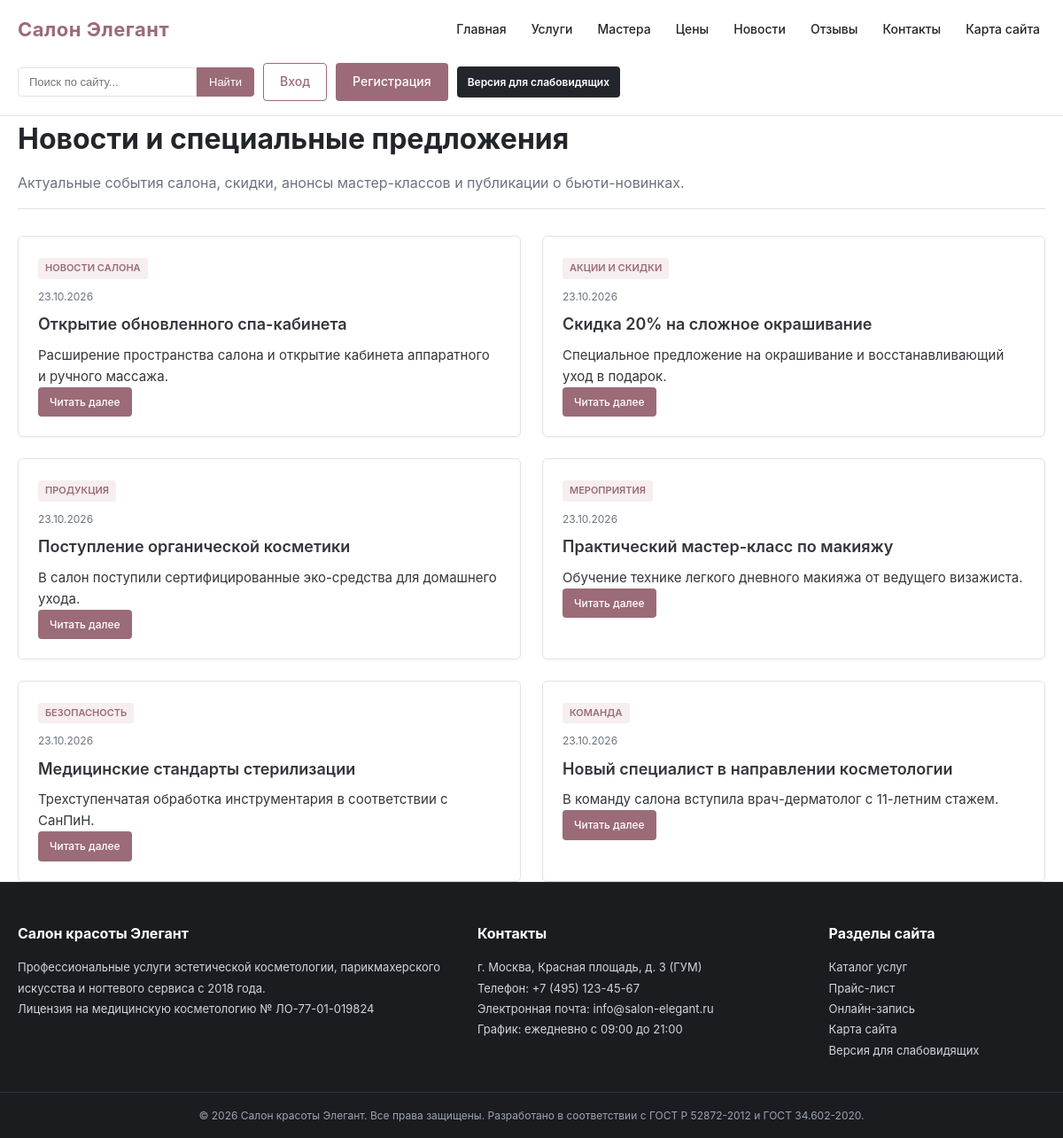
Page /news.php on the committed database.
### tables this page shows
CREATE TABLE IF NOT EXISTS news (
    id INT AUTO_INCREMENT PRIMARY KEY,
    category VARCHAR(50) NOT NULL,
    title VARCHAR(200) NOT NULL,
    summary VARCHAR(255),
    content TEXT NOT NULL,
    published_at TIMESTAMP DEFAULT CURRENT_TIMESTAMP
);

### includes/functions.php (called while the page is built, shortened)
<?php
function e($value): string {
    return htmlspecialchars((string)$value, ENT_QUOTES | ENT_HTML5, 'UTF-8');
}
function formatDate($dateString): string {
    $timestamp = strtotime((string)$dateString);
    return date('d.m.Y', $timestamp);
}

### news.php (the view, shortened to what this page needs)
<?php
require_once __DIR__ . '/includes/header.php';
$id = isset($_GET['id']) ? (int)$_GET['id'] : 0;
if ($id > 0) {
    $stmt = $pdo->prepare("SELECT * FROM news WHERE id = ?");
    $stmt->execute([$id]);
    $item = $stmt->fetch();
    if (!$item) {
        redirect('/404.php');
    }
    ?>
    <article class="single-article">
        <a href="/news.php" class="link-back">&larr; Вернуться к списку новостей</a>
        <div class="article-meta">
            <span class="category-tag"><?= e($item['category']) ?></span>
            <span class="date"><?= formatDate($item['published_at']) ?></span>
        </div>
        <h1><?= e($item['title']) ?></h1>
        <div class="article-content">
            <p><?= nl2br(e($item['content'])) ?></p>
        </div>
        <div class="article-actions">
            <a href="/booking.php" class="btn">Онлайн-запись</a>
        </div>
    </article>
    <?php
} else {
    $stmt = $pdo->query("SELECT * FROM news ORDER BY published_at DESC");
    $items = $stmt->fetchAll();
    ?>
    <div class="page-heading">
        <h1>Новости и специальные предложения</h1>
        <p>Актуальные события салона, скидки, анонсы мастер-классов и публикации о бьюти-новинках.</p>
    </div>
    <div class="grid grid-2">
        <?php foreach ($items as $n): ?>
            <div class="card news-card-full">
                <div class="article-meta">
                    <span class="category-tag"><?= e($n['category']) ?></span>
                    <span class="date"><?= formatDate($n['published_at']) ?></span>
                </div>
                <h3><?= e($n['title']) ?></h3>
                <p><?= e($n['summary']) ?></p>
                <a href="/news.php?id=<?= (int)$n['id'] ?>" class="btn btn-small">Читать далее</a>
            </div>
        <?php endforeach; ?>
    </div>
    <?php
}
require_once __DIR__ . '/includes/footer.php';
?>

### assets/css/style.css (style rules this page uses)
* { margin: 0; padding: 0; box-sizing: border-box; }
:root { --primary: #9b6b78; --primary-hover: #825460; --accent: #c59b6d; --dark: #22252a; --gray-bg: #f8f6f5; --gray-border: #e6e2e0; --text-main: #33363b; --text-muted: #6b7280; --white: #ffffff; --success: #15803d; --danger: #b91c1c; }
body { font-family: -apple-system, BlinkMacSystemFont, "Segoe UI", Roboto, Helvetica, Arial, sans-serif; color: var(--text-main); background-color: var(--white); line-height: 1.6; font-size: 15px; }
.btn { display: inline-block; padding: 9px 18px; background-color: var(--primary); color: var(--white); text-decoration: none; border: 1px solid transparent; border-radius: 4px; font-size: 14px; font-weight: 500; cursor: pointer; text-align: center; transition: background-color 0.2s, opacity 0.2s; }
.btn-small { padding: 6px 12px; font-size: 12px; }
h1 { font-size: 32px; font-weight: 700; color: var(--dark); margin-bottom: 12px; }
h3 { font-size: 18px; font-weight: 600; margin-bottom: 8px; }
.page-heading { margin-bottom: 30px; border-bottom: 1px solid var(--gray-border); padding-bottom: 16px; }
.page-heading p { color: var(--text-muted); font-size: 16px; }
.grid { display: grid; gap: 24px; }
.grid-2 { grid-template-columns: repeat(auto-fit, minmax(400px, 1fr)); }
.card { background: var(--white); border: 1px solid var(--gray-border); padding: 22px; border-radius: 6px; box-shadow: 0 1px 3px rgba(0, 0, 0, 0.04); }
.category-tag { display: inline-block; font-size: 11px; text-transform: uppercase; font-weight: 600; color: var(--primary); background: #f7eef0; padding: 3px 8px; border-radius: 3px; margin-bottom: 10px; }
.date-badge, .date { font-size: 12px; color: var(--text-muted); margin-bottom: 8px; display: block; }

### rows in the picture
news: category "НОВОСТИ САЛОНА", published_at "23.10.2026", title "Открытие обновленного спа-кабинета", summary "Расширение пространства салона и открытие кабинета аппаратного и ручного массажа."
news: category "АКЦИИ И СКИДКИ", published_at "23.10.2026", title "Скидка 20% на сложное окрашивание", summary "Специальное предложение на окрашивание и восстанавливающий уход в подарок."
news: category "ПРОДУКЦИЯ", published_at "23.10.2026", title "Поступление органической косметики", summary "В салон поступили сертифицированные эко-средства для домашнего ухода."
news: category "МЕРОПРИЯТИЯ", published_at "23.10.2026", title "Практический мастер-класс по макияжу", summary "Обучение технике легкого дневного макияжа от ведущего визажиста."
news: category "БЕЗОПАСНОСТЬ", published_at "23.10.2026", title "Медицинские стандарты стерилизации", summary "Трехступенчатая обработка инструментария в соответствии с СанПиН."
news: category "КОМАНДА", published_at "23.10.2026", title "Новый специалист в направлении косметологии", summary "В команду салона вступила врач-дерматолог с 11-летним стажем."

### other values in the picture
$ACCESSIBLE ? 'Обычная версия' : 'Версия для слабовидящих' "Версия для слабовидящих"
